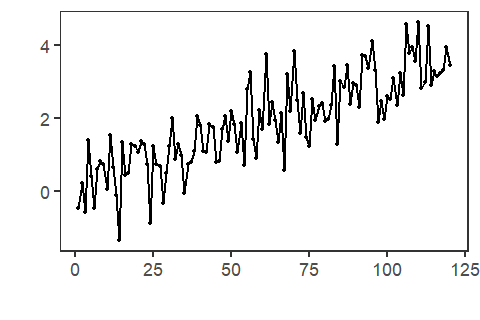

Write R code to recreate this figure.
source("slides/utils.R")

set.seed(1)

T <- 120
t <- 1:T
x <- 0.03 * t + rnorm(T, sd = 0.8)

# Harbinger precisa de um "obj" (pode ser a base class harbinger())
obj <- harbinger::harbinger()

har_save_plot(
  file = "slides/01-01.png",
  obj  = obj,
  serie = x,
  idx  = t,
  mark.cp = FALSE,
  width = TSED_WIDTH,
  height = TSED_HEIGHT
)
